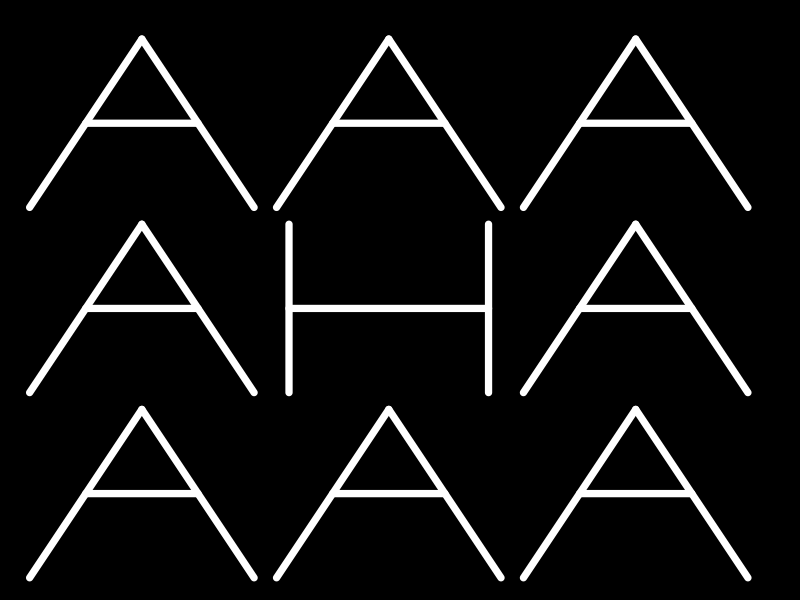
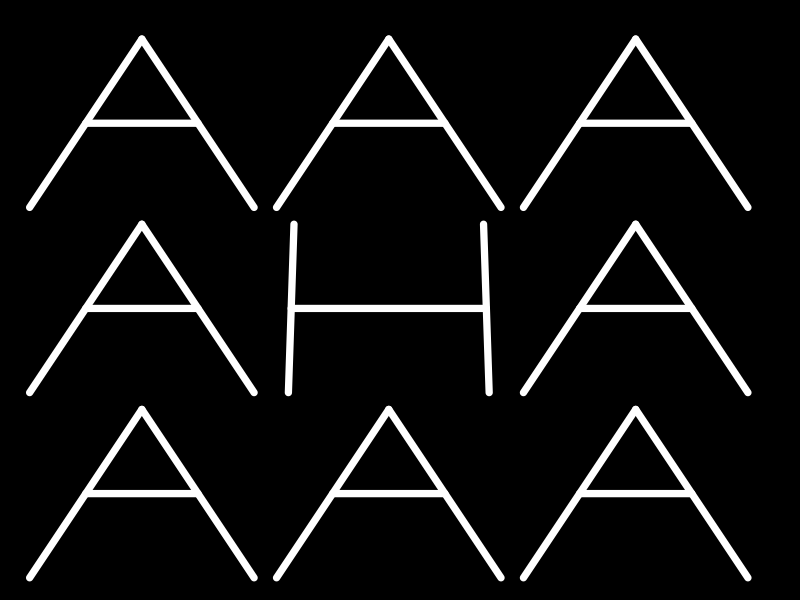
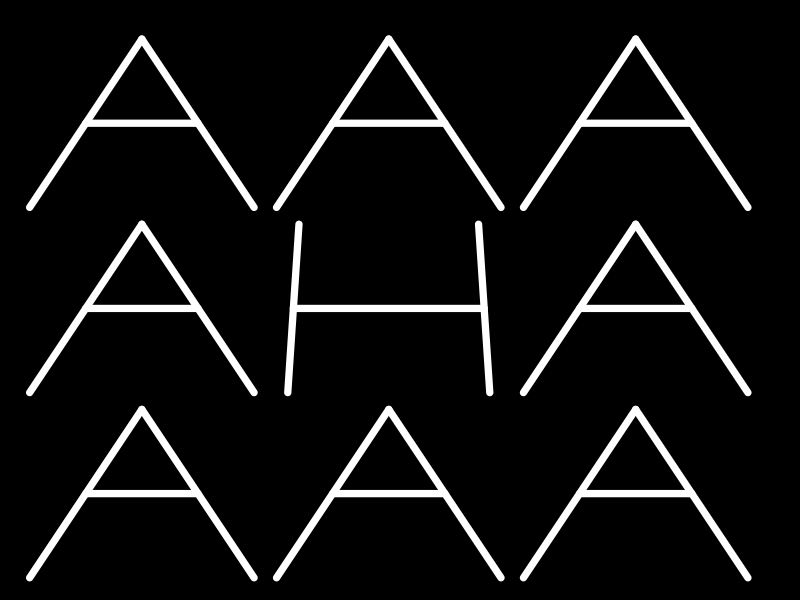
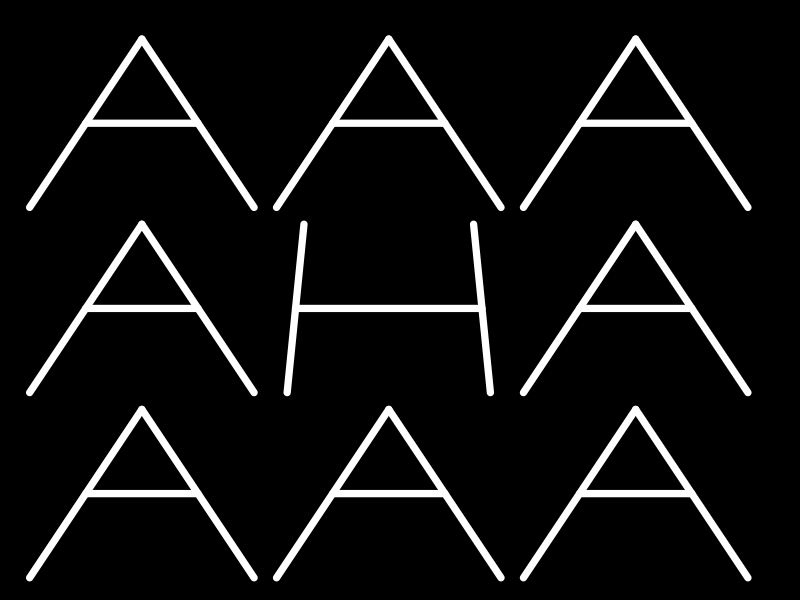
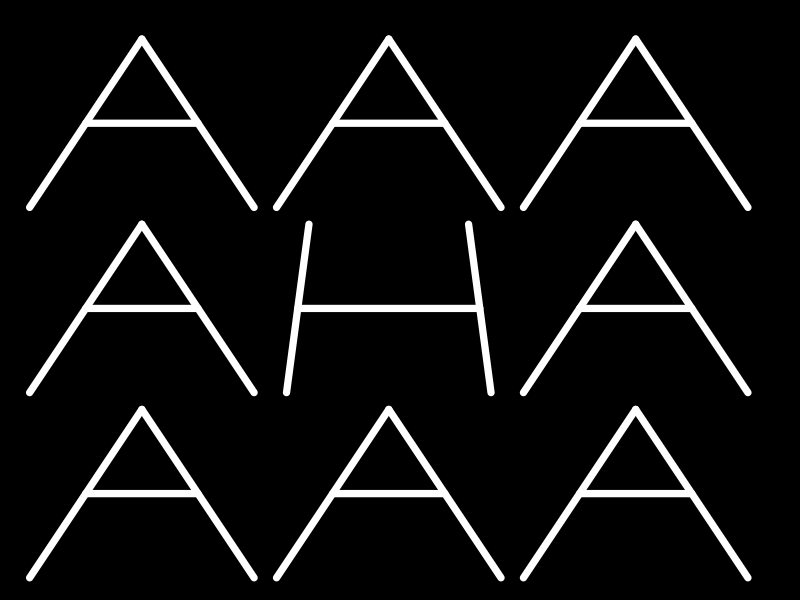
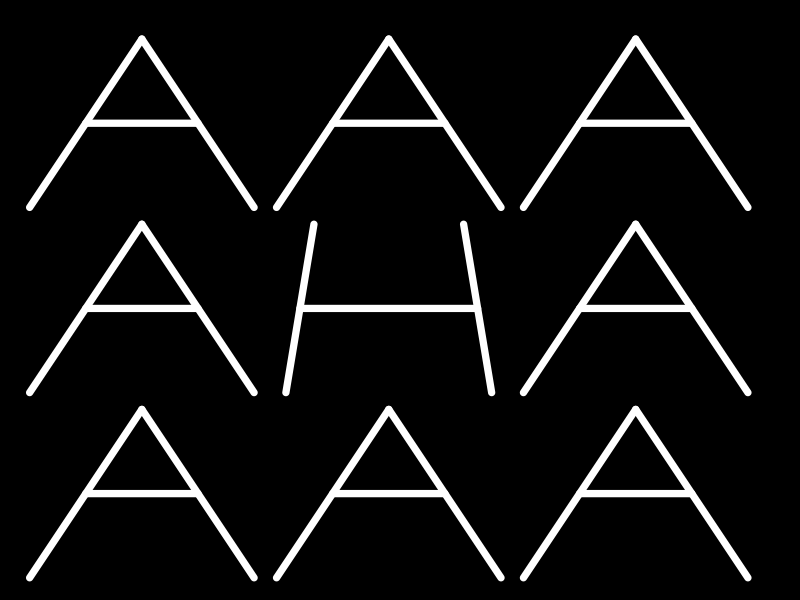
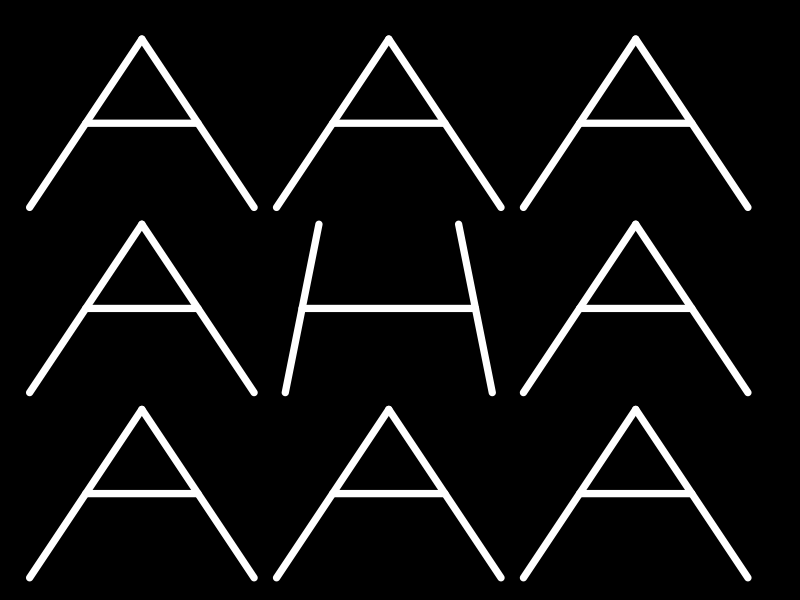
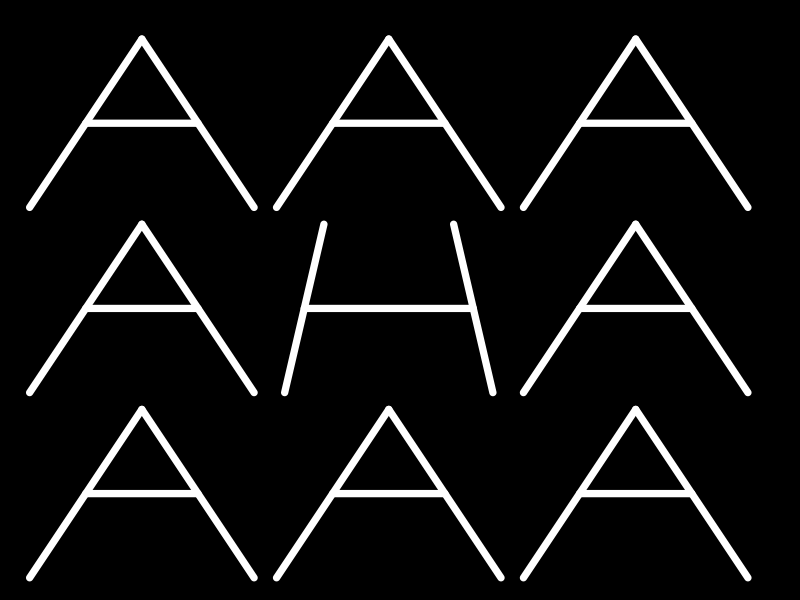

R code for these plots, in order: (Note: this script raises an error after producing the figures.)
### Program for creating the flanker effect stimuli



# colors!
invertColors=TRUE

### general variables
background=c(1:4,6:9)
wbackground=c(1,3,4,6,7,9)
sep=.1
dist=1+sep
x=c(0,0,0,1,1,1,2,2,2)*dist
y=c(0,1,2,0,1,2,0,1,2)*dist

### FUNCTIONS USED
myLet=function(a,pos){
  b=(-1/9)*a+(1/18)
  x1=x[pos]+c(0+b,1-b,(a/2)+(b))
  x2=x[pos]+c(a+b,1-a-b,1-(a/2)-b)
  y1=y[pos]+c(0,0,.5)
  y2=y[pos]+c(1,1,.5)
  segments(x1,y1,x2,y2,lwd=7)
}

myBox=function(pos){
  z0=0
  z1=1		
  x1=x[pos]+c(z0,z0,z1,z1,z0,z1)
  x2=x[pos]+c(z0,z1,z1,z0,z1,z0)
  y1=y[pos]+c(0,1,1,0,0,0)
  y2=y[pos]+c(1,1,0,0,1,1)
  segments(x1,y1,x2,y2,lwd=7)
}

myC=function(pos){
  z0=.2
  z1=.78
  x1=x[pos]+c(z1,z0,z0)
  x2=x[pos]+c(z0,z0,z1)
  y1=y[pos]+c(0,0,1)
  y2=y[pos]+c(0,1,1)
  segments(x1,y1,x2,y2,lwd=7)
}

myT=function(pos){
  z0=0
  z1=1
  x1=x[pos]+c(.5,z0)
  x2=x[pos]+c(.5,z1)
  y1=y[pos]+c(z0,z1)
  y2=y[pos]+c(z1,z1)
  segments(x1,y1,x2,y2,lwd=7)
}

myE=function(pos){
  z0=.1
  z1=.9
  x1=x[pos]+c(z1,z0,z0,z0)
  x2=x[pos]+c(z0,z0,z1,z0+.67*(z1-z0))
  y1=y[pos]+c(0,0,1,.5)
  y2=y[pos]+c(0,1,1,.5)
  segments(x1,y1,x2,y2,lwd=7)
}

cat=function(filename,center){
  jpeg(filename,width=320,height=480)
  par(mar=c(0,0,0,0))
  plot(c(0,3*dist),c(0,3*dist),axes=F,typ='n')
  for (i in wbackground) 
    myBox(i)
  myC(2)
  myLet(center/2,5)
  myT(8)
  dev.off()
}


the=function(filename,center){
  jpeg(filename,width=320,height=480)
  par(mar=c(0,0,0,0))
  plot(c(0,3*dist),c(0,3*dist),axes=F,typ='n')
  for (i in wbackground) 
    myBox(i)
  myT(2)
  myLet(center/2,5)
  myE(8)
  dev.off()
}

myArray=function(filename,center,surround){
  jpeg(filename,width=320,height=480)
  par(mar=c(0,0,0,0))
  if (invertColors) par(fg='white',bg='black')
  plot(c(0,3*dist),c(0,3*dist),axes=F,typ='n')
  for (i in background) 
    myLet(surround/2,i)
  myLet(center/2,5)
  dev.off()
}

myArray0=function(filename,center){
  jpeg(filename,width=320,height=480)
  par(mar=c(0,0,0,0))
  if (invertColors) par(fg='white',bg='black')  
  plot(c(0,3*dist),c(0,3*dist),axes=F,typ='n')
  myLet(center/2,5)
  dev.off()
}


myArrayBox=function(filename,center,surround){
  jpeg(filename,width=320,height=480)
  par(mar=c(0,0,0,0))
  if (invertColors) par(fg='white',bg='black')
  plot(c(0,3*dist),c(0,3*dist),axes=F,typ='n')
  for (i in background) 
    myBox(i)
  myLet(center/2,5)
  dev.off()
}



### LOOPS TO MAKE THE STIMULI
### Frame is all A's
for ( i in 0:20){
  string=sprintf("%02d",i)
  filename=paste("A_",string,".jpeg",sep="")
  cen=i/20
  myArray(filename,center=cen,surround=1)
}

### Frame is all H's
for ( i in 0:20){
  string=sprintf("%02d",i)
  filename=paste("H_",string,".jpeg",sep="")
  cen=i/20
  myArray(filename,center=cen,surround=0)
}

### Frame is w/o background
for ( i in 0:20){
  string=sprintf("%02d",i)
  filename=paste("blank_",string,".jpeg",sep="")
  cen=i/20
  myArray0(filename,center=cen)
}

### Frame is box background
for ( i in 0:20){
  filename=paste("X_T",i,".jpeg",sep="")
  cen=i/20
  myArrayBox(filename,center=cen)
}

### Frame is "CAT"
for ( i in 0:20){
  filename=paste("CAT_T",i,".jpeg",sep="")
  cen=i/20
  cat(filename,center=cen)
}

### Frame is "THE"
for ( i in 0:20){
  filename=paste("THE_T",i,".jpeg",sep="")
  cen=i/20
  the(filename,center=cen)
}
